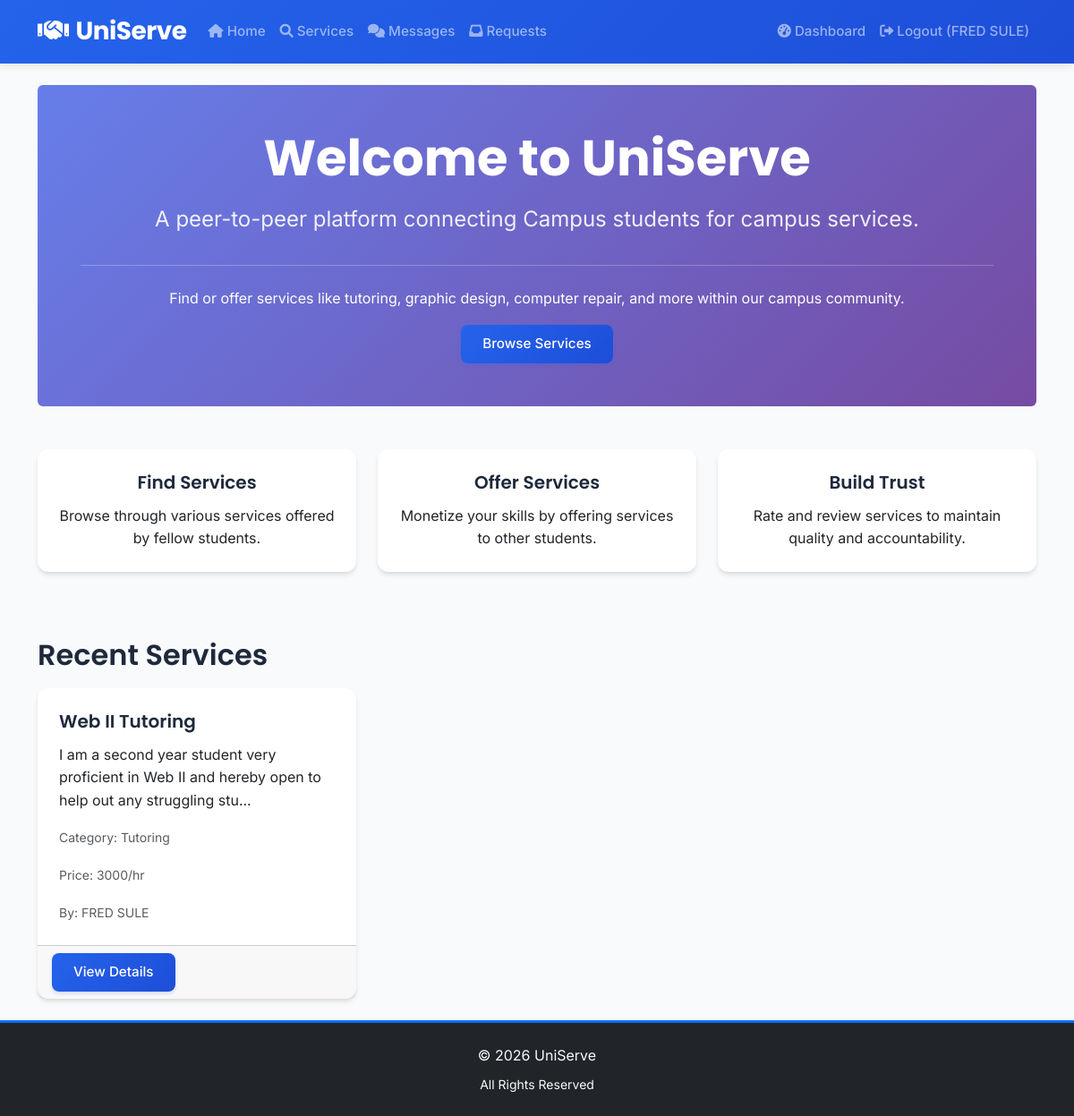
The app's page / (signed in) with its own data.
### app.py (models this page shows)
class User(db.Model):
    id = db.Column(db.Integer, primary_key=True)
    name = db.Column(db.String(100), nullable=False)
    email = db.Column(db.String(100), unique=True, nullable=False)
    password = db.Column(db.String(200), nullable=False)
    user_type = db.Column(db.String(20), nullable=False)
    is_admin = db.Column(db.Boolean, default=False)
    profile_picture = db.Column(db.String(200), nullable=True)
    student_id_document = db.Column(db.String(200), nullable=True)
    verification_status = db.Column(db.String(20), default='unverified')
    registration_date = db.Column(db.DateTime, default=datetime.utcnow)
    services = db.relationship('Service', backref='provider', lazy=True)
    reviews_given = db.relationship('Review', foreign_keys='Review.reviewer_id', backref='reviewer', lazy=True)
    reviews_received = db.relationship('Review', foreign_keys='Review.reviewee_id', backref='reviewee', lazy=True)

class Service(db.Model):
    id = db.Column(db.Integer, primary_key=True)
    title = db.Column(db.String(100), nullable=False)
    description = db.Column(db.Text, nullable=False)
    category = db.Column(db.String(50), nullable=False)
    price = db.Column(db.String(50), nullable=True)
    location = db.Column(db.String(100), nullable=False)
    contact_info = db.Column(db.String(100), nullable=False)
    created_date = db.Column(db.DateTime, default=datetime.utcnow)
    is_active = db.Column(db.Boolean, default=True)
    provider_id = db.Column(db.Integer, db.ForeignKey('user.id'), nullable=False)
    requests = db.relationship('ServiceRequest', backref='service', lazy=True)

### app.py (the view)
@app.route('/')
def index():
    services = Service.query.filter_by(is_active=True).order_by(Service.created_date.desc()).limit(6).all()
    return render_template('index.html', services=services)

### templates/index.html (shortened to what this page needs)
{% extends "base.html" %}
{% block content %}
<div class="jumbotron bg-light p-5 rounded">
    <h1 class="display-4">Welcome to UniServe</h1>
    <p class="lead">A peer-to-peer platform connecting Campus students for campus services.</p>
    <hr class="my-4">
    <p>Find or offer services like tutoring, graphic design, computer repair, and more within our campus community.</p>
    <a class="btn btn-primary btn-lg" href="{{ url_for('services') }}" role="button">Browse Services</a>
</div>
<div class="row mt-5">
    <div class="col-md-4 mb-4">
        <div class="card h-100">
            <div class="card-body text-center">
                <h5 class="card-title">Find Services</h5>
                <p class="card-text">Browse through various services offered by fellow students.</p>
            </div>
        </div>
    </div>
    <div class="col-md-4 mb-4">
        <div class="card h-100">
            <div class="card-body text-center">
                <h5 class="card-title">Offer Services</h5>
                <p class="card-text">Monetize your skills by offering services to other students.</p>
            </div>
        </div>
    </div>
    <div class="col-md-4 mb-4">
        <div class="card h-100">
            <div class="card-body text-center">
                <h5 class="card-title">Build Trust</h5>
                <p class="card-text">Rate and review services to maintain quality and accountability.</p>
            </div>
        </div>
    </div>
</div>
<h2 class="mt-5 mb-3">Recent Services</h2>
<div class="row">
    {% for service in services %}
    <div class="col-md-4 mb-4">
        <div class="card h-100">
            <div class="card-body">
                <h5 class="card-title">{{ service.title }}</h5>
                <p class="card-text">{{ service.description[:100] }}...</p>
                <p class="card-text"><small class="text-muted">Category: {{ service.category }}</small></p>
                <p class="card-text"><small class="text-muted">Price: {{ service.price }}</small></p>
                <p class="card-text m-0"><small class="text-muted">
                    By: {{ service.provider.name }}
                </small></p>
            </div>
            <div class="card-footer">
                <a href="{{ url_for('services') }}" class="btn btn-sm btn-primary">View Details</a>
            </div>
        </div>
    </div>
    {% endfor %}
</div>
{% endblock %}

### templates/base.html (shortened to what this page needs)
<!DOCTYPE html>
<html lang="en">
<head>
    <link href="https://cdn.jsdelivr.net/npm/bootstrap@5.3.0/dist/css/bootstrap.min.css" rel="stylesheet">
    <link rel="stylesheet" href="https://cdnjs.cloudflare.com/ajax/libs/font-awesome/6.0.0/css/all.min.css">
    <link href="{{ url_for('static', filename='css/style.css') }}" rel="stylesheet">
</head>
<body class="d-flex flex-column min-vh-100">
    <nav class="navbar navbar-expand-lg navbar-dark">
        <div class="container">
            <a class="navbar-brand" href="{{ url_for('index') }}">
                <i class="fas fa-handshake me-2"></i>UniServe
            </a>
            <div class="collapse navbar-collapse" id="navbarNav">
                <ul class="navbar-nav me-auto">
                    <li class="nav-item">
                        <a class="nav-link" href="{{ url_for('index') }}">
                            <i class="fas fa-home me-1"></i>Home
                        </a>
                    </li>
                    <li class="nav-item">
                        <a class="nav-link" href="{{ url_for('services') }}">
                            <i class="fas fa-search me-1"></i>Services
                        </a>
                    </li>
                    {% if session.user_id %}
                    <li class="nav-item">
                        <a class="nav-link" href="{{ url_for('messages') }}">
                            <i class="fas fa-comments me-1"></i>Messages
                        </a>
                    </li>
                    <li class="nav-item">
                        <a class="nav-link" href="{{ url_for('service_requests') }}">
                            <i class="fas fa-inbox me-1"></i>Requests
                        </a>
                    </li>
                    {% endif %}
                </ul>
                <ul class="navbar-nav">
                    {% if session.user_id %}
                    <li class="nav-item">
                        <a class="nav-link" href="{{ url_for('dashboard') }}">
                            <i class="fas fa-tachometer-alt me-1"></i>Dashboard
                        </a>
                    </li>
                    <li class="nav-item">
                        <a class="nav-link" href="{{ url_for('logout') }}">
                            <i class="fas fa-sign-out-alt me-1"></i>Logout ({{ session.user_name }})
                        </a>
                    </li>
                    {% endif %}
                </ul>
            </div>
        </div>
    </nav>
    <div class="container mt-4">
        {% block content %}{% endblock %}
    </div>
    <footer class="bg-dark text-light py-4 mt-auto w-100 border-top border-primary border-3">
        <div class="container text-center">
            <p class="mb-2">&copy; 2026 UniServe</p>
            <p class="mb-0 small">
                All Rights Reserved
            </p>
        </div>
    </footer>
    <div class="toast-container position-fixed bottom-0 end-0 p-3" style="z-index: 1055;">
    </div>
</body>
</html>

### static/css/style.css (style rules this page uses)
:root { --primary-color: #2563eb; --primary-dark: #1d4ed8; --secondary-color: #64748b; --success-color: #10b981; --warning-color: #f59e0b; --danger-color: #ef4444; --light-color: #f8fafc; --dark-color: #1e293b; --border-radius: 12px; --shadow: 0 4px 6px -1px rgba(0, 0, 0, 0.1), 0 2px 4px -1px rgba(0, 0, 0, 0.06); --shadow-lg: 0 10px 15px -3px rgba(0, 0, 0, 0.1), 0 4px 6px -2px rgba(0, 0, 0, 0.05); }
body { font-family: 'Inter', -apple-system, BlinkMacSystemFont, 'Segoe UI', Roboto, sans-serif; background-color: #f8fafc; color: #334155; line-height: 1.6; font-weight: 400; }
h1, h2, h3, h4, h5, h6 { font-family: 'Poppins', -apple-system, BlinkMacSystemFont, 'Segoe UI', Roboto, sans-serif; font-weight: 600; line-height: 1.3; color: #1e293b; margin-bottom: 0.5rem; }
h1 { font-size: 2.5rem; font-weight: 700; }
h2 { font-size: 2rem; }
h5 { font-size: 1.25rem; }
.lead { font-size: 1.25rem; font-weight: 400; color: #64748b; }
.navbar-brand { font-family: 'Poppins', sans-serif; font-weight: 700; font-size: 1.75rem; letter-spacing: -0.5px; }
.navbar-nav .nav-link { font-weight: 500; font-size: 0.95rem; transition: color 0.2s ease; }
.card { border: none; border-radius: var(--border-radius); box-shadow: var(--shadow); transition: all 0.3s ease; background: white; }
.card-body { padding: 1.5rem; }
.card-title { font-family: 'Poppins', sans-serif; font-weight: 600; color: #1e293b; margin-bottom: 0.75rem; }
.btn { font-family: 'Inter', sans-serif; font-weight: 500; border-radius: 8px; padding: 0.625rem 1.5rem; transition: all 0.2s ease; border: none; font-size: 0.95rem; }
.btn-primary { background: linear-gradient(135deg, var(--primary-color), var(--primary-dark)); box-shadow: 0 2px 4px rgba(37, 99, 235, 0.2); }
.jumbotron { background: linear-gradient(135deg, #667eea 0%, #764ba2 100%); color: white; border-radius: var(--border-radius); padding: 4rem 2rem; margin-bottom: 3rem; text-align: center; }
.jumbotron h1 { font-family: 'Poppins', sans-serif; font-weight: 700; font-size: 3.5rem; margin-bottom: 1rem; color: white; }
.jumbotron .lead { font-size: 1.5rem; color: rgba(255, 255, 255, 0.9); margin-bottom: 2rem; }
.navbar { box-shadow: 0 2px 10px rgba(0, 0, 0, 0.1); background: linear-gradient(135deg, var(--primary-color), var(--primary-dark)) !important; }
footer { background: #1e293b !important; color: #cbd5e1; font-family: 'Inter', sans-serif; }
footer p { margin-bottom: 0.25rem; }

### records on screen
User: user_name "FRED SULE"
Service: title "Web II Tutoring", description "I am a second year student very proficient in Web II and hereby open to help out any struggling stu", category "Tutoring", price "3000/hr", provider.name "FRED SULE"
